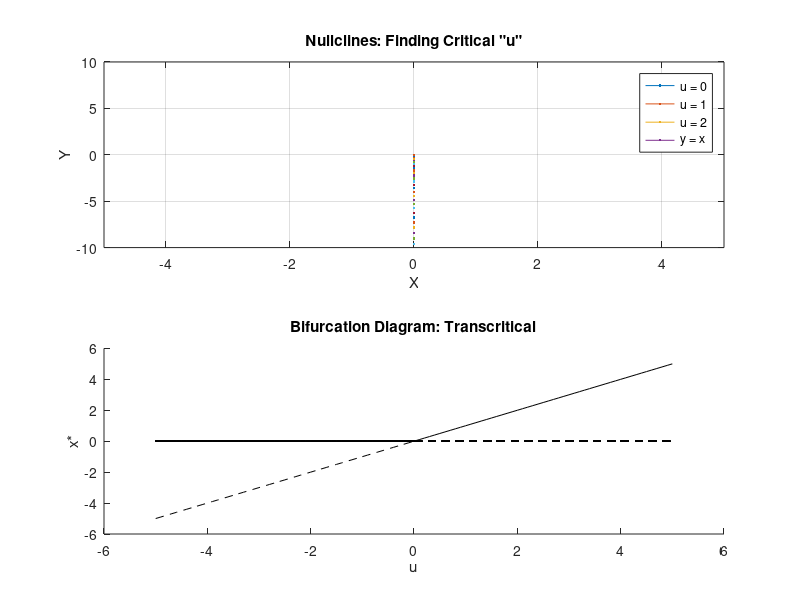

This figure's MATLAB source:
clc;    clear all;  close all;  %Nullclines
t = -10:.1:10;                  u = 0:1:2;         n1 = zeros(length(u),length(t));
for i=1:length(u)
n1(i,:) =t.*(u(i) - t);         n2 = t;
subplot(2,1,1);                 plot(t,n1(1,:),t,n1(2,:),t,n1(3,:),t,n2);
axis([-5 5 -10 10]);            grid on;
legend('u = 0','u = 1','u = 2','y = x')
xlabel('X');                    ylabel('Y');
title('Nullclines: Finding Critical "u"')
u = 0:1:2;                      x = u(i) - 1;      % Jacobian FP arounnd critical 'u' value             
y = u(i) - 1;
disp('u = ');                   disp(u(i))
FP = [x;y]
A = [u(i)-2*x -1;1 -1]
d = det(A)
t = trace(A)
[eig_vect,eig_val] = eig(A)
if t>0 
    disp("unstable")
elseif t<0
    disp("stable")
elseif t==0 && d>0
    disp("centers")
end
if d<0 
    disp("saddle")
elseif d==0
    disp("non-isolated fixed pt")
elseif d>0 && t^2-4*d>0
    disp("nodes")
elseif (d>0) && (t^2-4*d<0)
    disp("spiral")
elseif (d>0) && (t^2-4*d==0)
    disp("Stars & Improper Nodes")
elseif (d>0) && (t == 0)    
    disp("centers")
end
end
subplot(2,1,2);                    % Bifurcation Diagram
s1 = -5:0.1:0;                     s2 =  0:0.1:5;       
ys1 = s1;                          ys2 = s2;
hold all
plot(s1,zeros(length(s1)),'k');    plot(s1,ys1,'--k')
plot(s2,ys2,'k');                  plot(s2,zeros(length(s2)),'--k')
xlabel('u');                       ylabel('x*');
title('Bifurcation Diagram: Transcritical')
